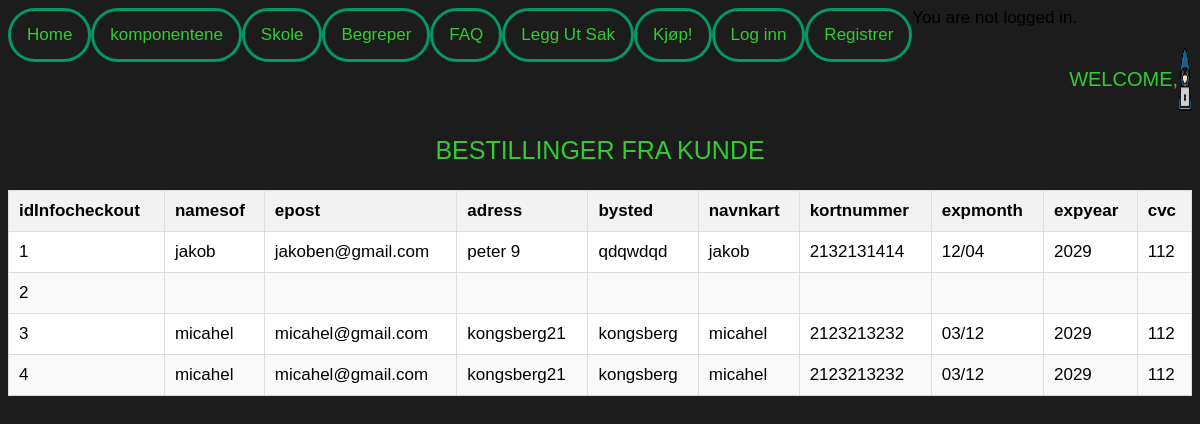
Screenshot of /besttilingeradminpage.php with the database file from the repository.
### tables this page shows
CREATE TABLE `infocheckout` (
  `idInfocheckout` int(11) NOT NULL AUTO_INCREMENT,
  `namesof` varchar(245) DEFAULT NULL,
  `epost` varchar(245) DEFAULT NULL,
  `adress` varchar(245) DEFAULT NULL,
  `bysted` varchar(245) DEFAULT NULL,
  `navnkart` varchar(245) DEFAULT NULL,
  `kortnummer` varchar(945) DEFAULT NULL,
  `expmonth` varchar(245) DEFAULT NULL,
  `expyear` varchar(245) DEFAULT NULL,
  `cvc` varchar(245) DEFAULT NULL,
  PRIMARY KEY (`idInfocheckout`)
);

### besttilingeradminpage.php (the view, shortened to what this page needs)
<?php
$connection = mysqli_connect("localhost", "root", "Admin", "checkout");
$sql = "SELECT * FROM infocheckout";
$result = mysqli_query($connection, $sql);
?>
<!DOCTYPE html>
<html lang="en">
<head>
    <link rel="stylesheet" href="style.css">
</head>
<body>
    <div class="topnav">
        <a href="Home.php" class="borderstyletag">Home</a>
        <a href="prossesor.php" class="borderstyletag">komponentene</a>
        <a href="skole.php" class="borderstyletag">Skole</a>
        <a href="begreper.php" class="borderstyletag">Begreper</a>
        <a href="FAQ.php" class="borderstyletag">FAQ</a>
        <a href="saker.php" class="borderstyletag">Legg Ut Sak</a>
        <a href="Items.php" class="borderstyletag">Kjøp!</a>
        <a href="loginforphp.php" class="borderstyletag">Log inn</a>
        <a href="registration.php" class="borderstyletag">Registrer</a>
        <?php
        if (isset($_SESSION['username'])) {
            echo '<a href="logout.php" class="thisisatest">Logout</a>';
        } else {
            echo 'You are not logged in.';
        }
        ?>
    </div>
    <div class="WelcomeuserContainer">
    </div>
    <div class="logoforwebSide">
        <p class="welcomeUser">Welcome,
        </p>
        <img src="images/hacker.png" class="logoWeb">
    </div>
    <div class="infoadmincontainer">
        <p class="ppp">Bestillinger fra Kunde</p>
        <table>
            <thead>
                <tr>
                    <?php
                    $row = mysqli_fetch_assoc($result);
                    foreach ($row as $column_name => $value) {
                        echo "<th>$column_name</th>";
                    }
                    ?>
                </tr>
            </thead>
            <tbody>
                <?php
                mysqli_data_seek($result, 0);
                while ($row = mysqli_fetch_assoc($result)) {
                    echo "<tr>";
                    foreach ($row as $value) {
                        echo "<td>$value</td>";
                    }
                    echo "</tr>";
                }
                ?>
            </tbody>
        </table>
    </div>
</body>
</html>

### style.css (style rules this page uses)
body { margin: 0; background-color: rgb(29, 28, 28); font-family: -apple-system, BlinkMacSystemFont, "Segoe UI", "Roboto", "Oxygen", "Ubuntu", "Cantarell", "Fira Sans", "Droid Sans", "Helvetica Neue", sans-serif; -webkit-font-smoothing: antialiased; -moz-osx-font-smoothing: grayscale; }
.infoadmincontainer { display: flex; align-items: center; flex-direction: column; justify-content: center; }
table { width: 100%; border-collapse: collapse; background-color: white; border: 1px solid #dddddd; }
th { background-color: #f2f2f2; border: 1px solid #dddddd; padding: 10px; text-align: left; }
td { border: 1px solid #dddddd; padding: 10px; }
tr:nth-child(even) { background-color: #f9f9f9; }
.ppp { font-family: Impact, Haettenschweiler, "Arial Narrow Bold", sans-serif; font-size: 250%; color: limegreen; text-align: center; text-transform: uppercase; }
.borderstyletag { border: solid; border-color: #029a62; border-radius: 83px; }
.logoforwebSide { display: flex; justify-content: flex-end; }
.welcomeUser { float: left; color: limegreen; font-family: Impact, Haettenschweiler, "Arial Narrow Bold", sans-serif; font-size: 20px; text-transform: uppercase; }
.WelcomeuserContainer { display: flex; justify-content: end; padding-right: 105px; padding-bottom: 20px; }
.logoWeb { width: 5%; height: auto; }
.topnav a { float: left; color: limegreen; text-align: center; padding: 14px 16px; text-decoration: none; font-family: Impact, Haettenschweiler, "Arial Narrow Bold", sans-serif; font-size: 23px; }
@media (max-width: 1700px) { .ppp { font-size: 25px; } }
@media (max-width: 1505px) { .topnav a { font-size: 18px; } }
@media (max-width: 1300px) { .topnav a { font-size: 17px; } }
body { font-family: Arial; font-size: 17px; padding: 8px; }
* { box-sizing: border-box; }
a { color: #2196F3; }

### rows the page displays
infocheckout: idInfocheckout "1", value "jakob", epost "jakoben@gmail.com", adress "peter 9", bysted "qdqwdqd", kortnummer "2132131414", expmonth "12/04", expyear "2029", cvc "112"
infocheckout: idInfocheckout "2"
infocheckout: idInfocheckout "3", value "micahel", epost "micahel@gmail.com", adress "kongsberg21", bysted "kongsberg", kortnummer "2123213232", expmonth "03/12", expyear "2029", cvc "112"
infocheckout: idInfocheckout "4", value "micahel", epost "micahel@gmail.com", adress "kongsberg21", bysted "kongsberg", kortnummer "2123213232", expmonth "03/12", expyear "2029", cvc "112"

### other values shown
$column_name "idInfocheckout"
$column_name "namesof"
$column_name "epost"
$column_name "adress"
$column_name "bysted"
$column_name "navnkart"
$column_name "kortnummer"
$column_name "expmonth"
$column_name "expyear"
$column_name "cvc"
